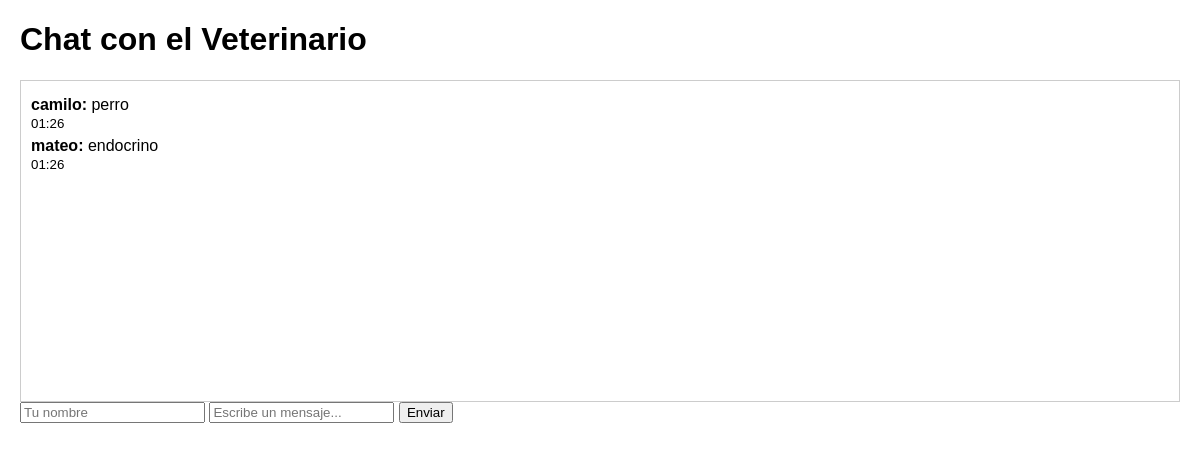
The app's page /chat/, older data.
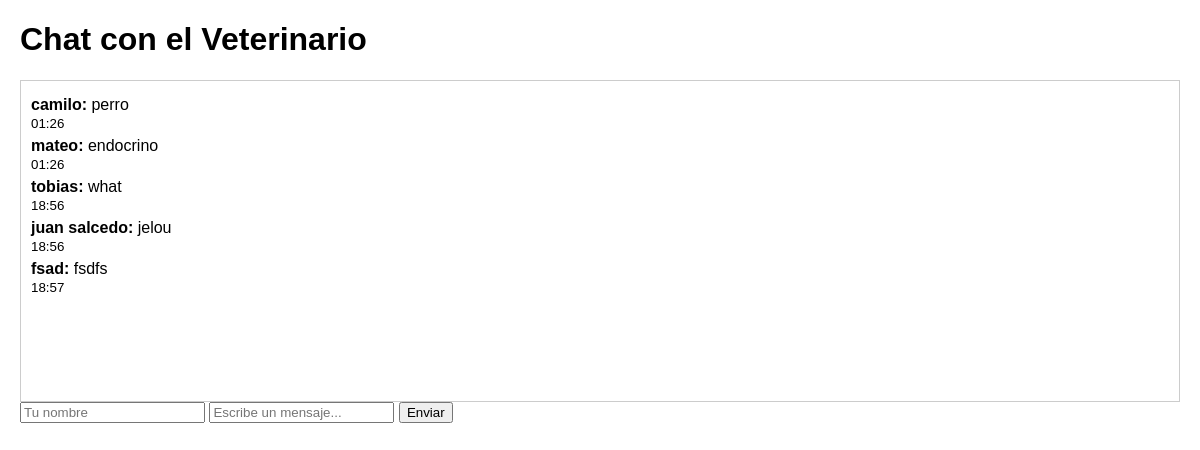
The same page, newer data.
### vet/models.py (models this page shows, shortened)
class Message(models.Model):
    sender = models.CharField(max_length=100)  # Nombre de quien envía el mensaje
    text = models.TextField()  # Contenido del mensaje
    timestamp = models.DateTimeField(default=timezone.now)  # Hora de envío

### vet/views.py (the view)
# urls.py: path('chat/', views.chat_view, name='chat'),
def chat_view(request):
    if request.method == "POST":
        sender = request.POST.get("sender")
        text = request.POST.get("text")
        if sender and text:
            Message.objects.create(sender=sender, text=text)
        return redirect("chat")  # Redirige para limpiar el formulario
    messages = Message.objects.order_by("timestamp")
    return render(request, "chat.html", {"messages": messages})

### vet/templates/chat.html (shortened to what this page needs)
<!DOCTYPE html>
<html>
<head>
</head>
<body>
    <h1>Chat con el Veterinario</h1>
    <div class="chat-box">
        {% for msg in messages %}
            <div class="message">
                <span class="sender">{{ msg.sender }}:</span> {{ msg.text }}
                <br><small>{{ msg.timestamp|date:"H:i" }}</small>
            </div>
        {% empty %}
            <p>No hay mensajes todavía.</p>
        {% endfor %}
    </div>
    <form method="POST">
        <input type="text" name="sender" placeholder="Tu nombre" required>
        <input type="text" name="text" placeholder="Escribe un mensaje..." required>
        <button type="submit">Enviar</button>
    </form>
</body>
</html>

### vet/templates/chat.html (style rules this page uses)
body { font-family: Arial; margin: 20px; }
.chat-box { border: 1px solid #ccc; padding: 10px; height: 300px; overflow-y: scroll; }
.message { margin: 5px 0; }
.sender { font-weight: bold; }

Row changes from the older to the newer data that the page shows:
added Message: sender "tobias", text "what", timestamp "18:56"
added Message: sender "juan salcedo", text "jelou", timestamp "18:56"
added Message: sender "fsad", text "fsdfs", timestamp "18:57"
